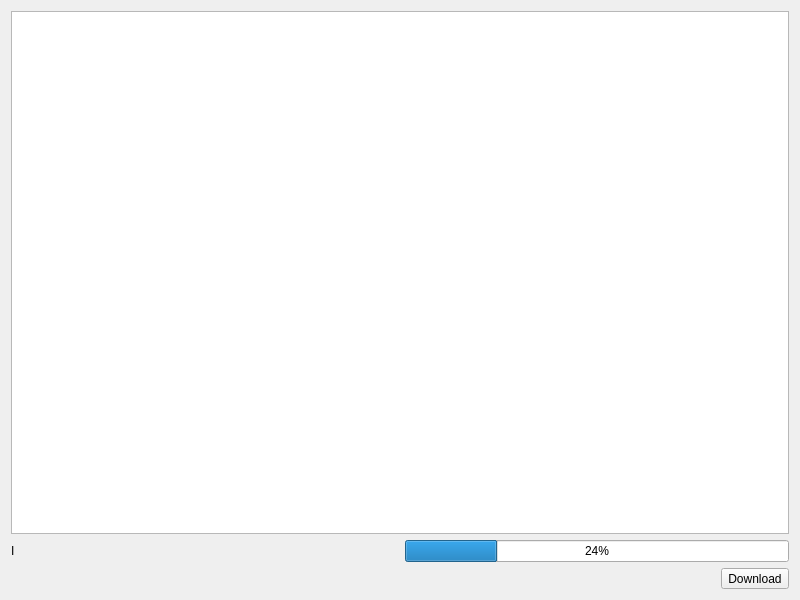
<?xml version="1.0" encoding="UTF-8"?>
<ui version="4.0">
 <class>QtShanoir</class>
 <widget class="QDialog" name="QtShanoir">
  <property name="geometry">
   <rect>
    <x>0</x>
    <y>0</y>
    <width>800</width>
    <height>600</height>
   </rect>
  </property>
  <property name="windowTitle">
   <string>Shanoir Download</string>
  </property>
  <layout class="QVBoxLayout" name="verticalLayout_2">
   <item>
    <layout class="QVBoxLayout" name="verticalLayout">
     <item>
      <widget class="QTreeWidget" name="treeWidget">
       <attribute name="headerVisible">
        <bool>false</bool>
       </attribute>
       <column>
        <property name="text">
         <string notr="true">1</string>
        </property>
       </column>
      </widget>
     </item>
     <item>
      <layout class="QHBoxLayout" name="horizontalLayout_2">
       <item>
        <widget class="QLabel" name="infos">
         <property name="text">
          <string>I</string>
         </property>
        </widget>
       </item>
       <item>
        <spacer name="horizontalSpacer">
         <property name="orientation">
          <enum>Qt::Horizontal</enum>
         </property>
         <property name="sizeHint" stdset="0">
          <size>
           <width>40</width>
           <height>20</height>
          </size>
         </property>
        </spacer>
       </item>
       <item>
        <widget class="QProgressBar" name="download">
         <property name="value">
          <number>24</number>
         </property>
        </widget>
       </item>
      </layout>
     </item>
     <item>
      <layout class="QHBoxLayout" name="horizontalLayout">
       <item>
        <widget class="QLabel" name="label">
         <property name="text">
          <string/>
         </property>
        </widget>
       </item>
       <item>
        <widget class="QToolButton" name="toolButton">
         <property name="text">
          <string>Download</string>
         </property>
        </widget>
       </item>
      </layout>
     </item>
    </layout>
   </item>
  </layout>
  <action name="actionQuit">
   <property name="text">
    <string>Quit</string>
   </property>
   <property name="shortcut">
    <string>Ctrl+Q</string>
   </property>
  </action>
 </widget>
 <resources/>
 <connections/>
</ui>
